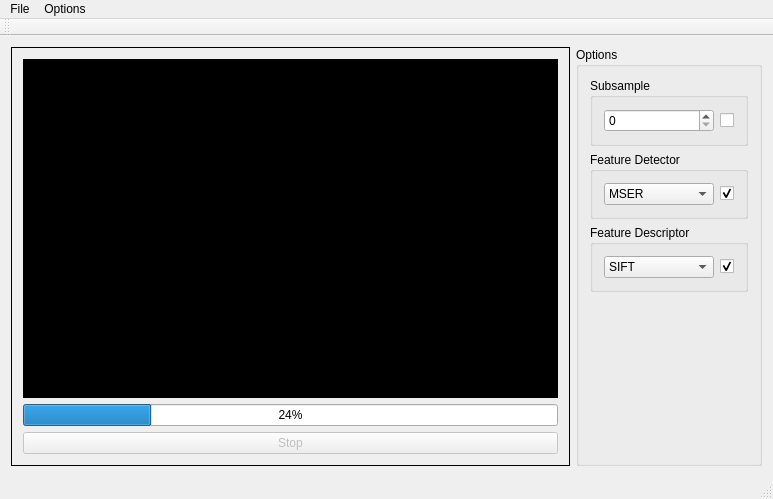
<?xml version="1.0" encoding="UTF-8"?>
<ui version="4.0">
 <class>MainWindow</class>
 <widget class="QMainWindow" name="MainWindow">
  <property name="geometry">
   <rect>
    <x>0</x>
    <y>0</y>
    <width>773</width>
    <height>499</height>
   </rect>
  </property>
  <property name="windowTitle">
   <string>MainWindow</string>
  </property>
  <property name="autoFillBackground">
   <bool>false</bool>
  </property>
  <widget class="QWidget" name="centralWidget">
   <property name="layoutDirection">
    <enum>Qt::LeftToRight</enum>
   </property>
   <layout class="QHBoxLayout" name="horizontalLayout" stretch="6,2">
    <item>
     <widget class="QFrame" name="frame">
      <property name="frameShape">
       <enum>QFrame::Panel</enum>
      </property>
      <property name="frameShadow">
       <enum>QFrame::Plain</enum>
      </property>
      <property name="lineWidth">
       <number>1</number>
      </property>
      <property name="midLineWidth">
       <number>0</number>
      </property>
      <layout class="QVBoxLayout" name="verticalLayout">
       <item>
        <widget class="QLabel" name="label">
         <property name="styleSheet">
          <string notr="true">Background-color: #000;</string>
         </property>
         <property name="text">
          <string/>
         </property>
        </widget>
       </item>
       <item>
        <widget class="QProgressBar" name="progressBar">
         <property name="value">
          <number>24</number>
         </property>
        </widget>
       </item>
       <item>
        <widget class="QPushButton" name="exitButton">
         <property name="enabled">
          <bool>false</bool>
         </property>
         <property name="text">
          <string>Stop</string>
         </property>
        </widget>
       </item>
      </layout>
     </widget>
    </item>
    <item>
     <widget class="QGroupBox" name="groupBox">
      <property name="title">
       <string>Options</string>
      </property>
      <layout class="QVBoxLayout" name="verticalLayout_2">
       <item>
        <widget class="QGroupBox" name="groupBox_4">
         <property name="title">
          <string>Subsample</string>
         </property>
         <layout class="QHBoxLayout" name="horizontalLayout_4" stretch="1,0">
          <item>
           <widget class="QSpinBox" name="subsampleRate"/>
          </item>
          <item>
           <widget class="QCheckBox" name="subsampleRateCheckBox">
            <property name="text">
             <string/>
            </property>
           </widget>
          </item>
         </layout>
        </widget>
       </item>
       <item>
        <widget class="QGroupBox" name="groupBox_2">
         <property name="title">
          <string>Feature Detector</string>
         </property>
         <layout class="QHBoxLayout" name="horizontalLayout_2" stretch="1,0">
          <item>
           <widget class="QComboBox" name="comboBox">
            <property name="currentIndex">
             <number>0</number>
            </property>
            <item>
             <property name="text">
              <string>MSER</string>
             </property>
            </item>
           </widget>
          </item>
          <item>
           <widget class="QCheckBox" name="checkBox">
            <property name="text">
             <string/>
            </property>
            <property name="checked">
             <bool>true</bool>
            </property>
           </widget>
          </item>
         </layout>
        </widget>
       </item>
       <item>
        <widget class="QGroupBox" name="groupBox_3">
         <property name="title">
          <string>Feature Descriptor</string>
         </property>
         <layout class="QHBoxLayout" name="horizontalLayout_3" stretch="1,0">
          <item>
           <widget class="QComboBox" name="descriptor_combobox">
            <property name="editable">
             <bool>false</bool>
            </property>
            <item>
             <property name="text">
              <string>SIFT</string>
             </property>
            </item>
            <item>
             <property name="text">
              <string>FREAK</string>
             </property>
            </item>
           </widget>
          </item>
          <item>
           <widget class="QCheckBox" name="descriptor_show">
            <property name="text">
             <string/>
            </property>
            <property name="checked">
             <bool>true</bool>
            </property>
           </widget>
          </item>
         </layout>
        </widget>
       </item>
       <item>
        <spacer name="verticalSpacer">
         <property name="orientation">
          <enum>Qt::Vertical</enum>
         </property>
         <property name="sizeHint" stdset="0">
          <size>
           <width>20</width>
           <height>323</height>
          </size>
         </property>
        </spacer>
       </item>
      </layout>
     </widget>
    </item>
   </layout>
  </widget>
  <widget class="QMenuBar" name="menuBar">
   <property name="geometry">
    <rect>
     <x>0</x>
     <y>0</y>
     <width>773</width>
     <height>19</height>
    </rect>
   </property>
   <widget class="QMenu" name="menuPDEC">
    <property name="title">
     <string>File</string>
    </property>
    <addaction name="actionOpen"/>
    <addaction name="actionExit"/>
   </widget>
   <widget class="QMenu" name="menuOptions">
    <property name="title">
     <string>Options</string>
    </property>
    <addaction name="actionTrain_SVM"/>
   </widget>
   <addaction name="menuPDEC"/>
   <addaction name="menuOptions"/>
  </widget>
  <widget class="QToolBar" name="mainToolBar">
   <attribute name="toolBarArea">
    <enum>TopToolBarArea</enum>
   </attribute>
   <attribute name="toolBarBreak">
    <bool>false</bool>
   </attribute>
  </widget>
  <widget class="QStatusBar" name="statusBar"/>
  <action name="actionOpen">
   <property name="text">
    <string>Open</string>
   </property>
  </action>
  <action name="actionExit">
   <property name="text">
    <string>Exit</string>
   </property>
  </action>
  <action name="actionTrain_SVM">
   <property name="text">
    <string>Train SVM</string>
   </property>
  </action>
 </widget>
 <layoutdefault spacing="6" margin="11"/>
 <resources/>
 <connections/>
</ui>
